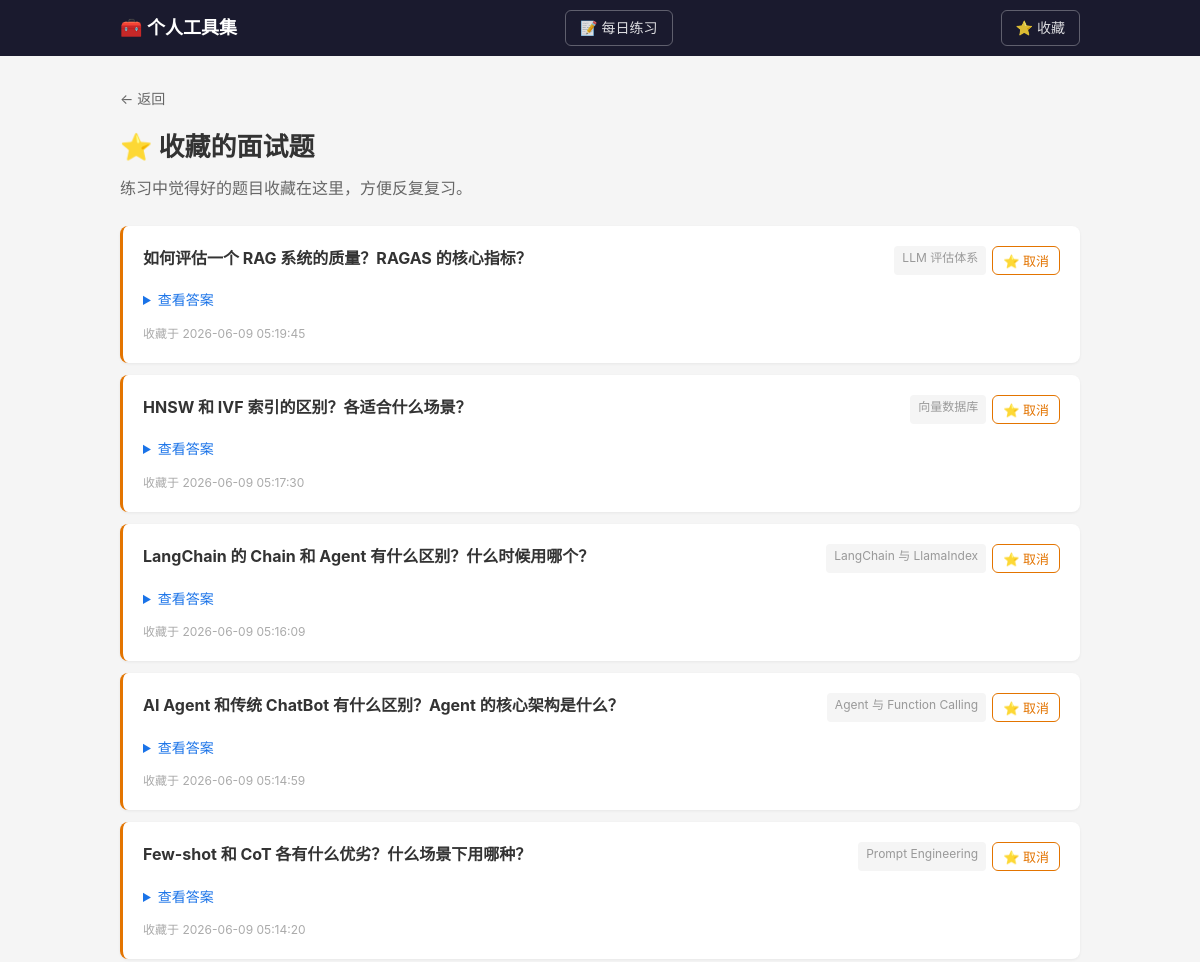
Page /skillset/favorites (upper part) on the earlier database version.
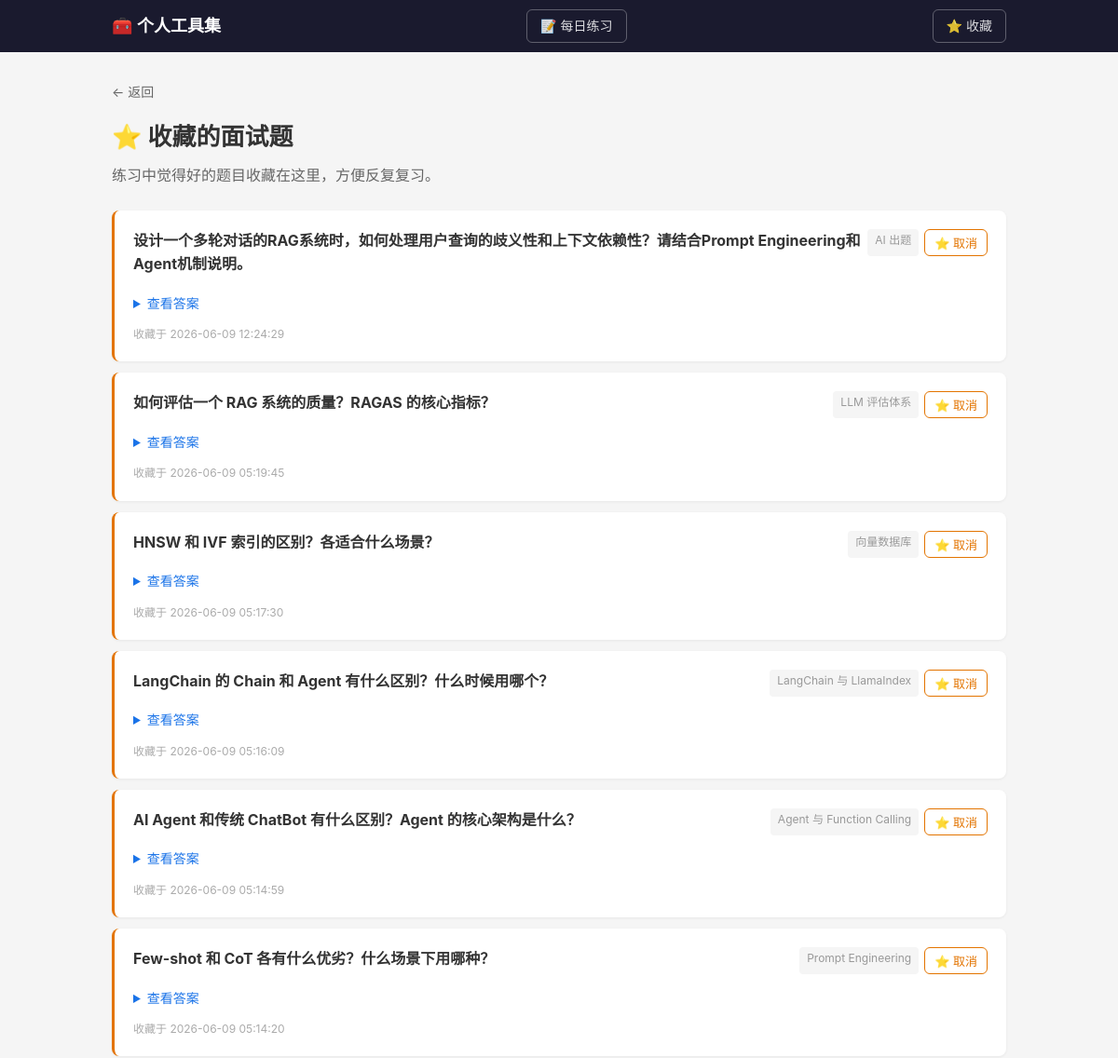
Same page on the later database version.
### tables this page shows
CREATE TABLE favorite (
            id INTEGER PRIMARY KEY AUTOINCREMENT,
            entry_id INTEGER NOT NULL UNIQUE,
            created_at TIMESTAMP DEFAULT CURRENT_TIMESTAMP,
            FOREIGN KEY (entry_id) REFERENCES entry(id) ON DELETE CASCADE
        );

CREATE TABLE entry (
            id INTEGER PRIMARY KEY AUTOINCREMENT,
            stack_id INTEGER NOT NULL,
            title TEXT NOT NULL,
            content TEXT DEFAULT '',
            tags TEXT DEFAULT '',
            entry_type TEXT DEFAULT 'note',
            created_at TIMESTAMP DEFAULT CURRENT_TIMESTAMP,
            updated_at TIMESTAMP DEFAULT CURRENT_TIMESTAMP,
            FOREIGN KEY (stack_id) REFERENCES stack(id) ON DELETE CASCADE
        );

CREATE TABLE stack (
            id INTEGER PRIMARY KEY AUTOINCREMENT,
            tool_id INTEGER NOT NULL,
            name TEXT NOT NULL,
            description TEXT DEFAULT '',
            sort_order INTEGER DEFAULT 0,
            is_deprecated INTEGER DEFAULT 0,
            created_at TIMESTAMP DEFAULT CURRENT_TIMESTAMP, group_name TEXT DEFAULT '',
            FOREIGN KEY (tool_id) REFERENCES tool(id) ON DELETE CASCADE,
            UNIQUE(tool_id, name)
        );

### tools/skillset/routes.py (the view)
@bp.route("/favorites")
def favorite_list():
    favorites = Favorite.get_all()
    return render_template("favorites.html", favorites=favorites)

### app.py (called while the page is built)
@app.template_filter("markdown")
def markdown_filter(text):
    return markdown.markdown(
        text,
        extensions=["fenced_code", "tables", "codehilite"],
    )

### db.py (called while the page is built)
def get_db():
    conn = sqlite3.connect(str(DB_PATH))
    conn.row_factory = sqlite3.Row
    conn.execute("PRAGMA foreign_keys = ON")
    return conn

### tools/skillset/models.py (called while the page is built)
    @staticmethod
    def get_all():
        db = get_db()
        return db.execute(
            'SELECT e.*, s.name as stack_name, f.created_at as fav_at '
            'FROM favorite f JOIN entry e ON f.entry_id = e.id '
            'JOIN stack s ON e.stack_id = s.id '
            'ORDER BY f.created_at DESC'
        ).fetchall()

### templates/skillset/favorites.html (shortened to what this page needs)
{% extends "base.html" %}
{% block content %}
<div class="container">
    <a href="javascript:history.back()" class="back-link">← 返回</a>
    <h1>⭐ 收藏的面试题</h1>
    <p class="desc">练习中觉得好的题目收藏在这里，方便反复复习。</p>
    {% if favorites %}
    <div class="entry-list">
        {% for e in favorites %}
        <div class="entry-item interview-item">
            <div class="entry-header">
                <h3>{{ e.title }}</h3>
                <div class="entry-actions">
                    <span class="fav-stack">{{ e.stack_name }}</span>
                    <form method="POST" action="{{ url_for('.favorite_toggle', entry_id=e.id) }}">
                        <button type="submit" class="btn btn-sm btn-fav-active">⭐ 取消</button>
                    </form>
                </div>
            </div>
            <details class="interview-answer">
                <summary>查看答案</summary>
            </details>
            <div class="entry-meta">收藏于 {{ e.fav_at }}</div>
        </div>
        {% endfor %}
    </div>
    {% else %}
    <p class="empty">还没有收藏的面试题。在答题练习或技术栈页面点击 ⭐ 即可收藏。</p>
    {% endif %}
</div>
{% endblock %}

Differences in the rows shown:
added favorite: title "设计一个多轮对话的RAG系统时，如何处理用户查询的歧义性和上下文依赖性？请结合Prompt Engineering和Agent机制说明。", stack_name "AI 出题", fav_at "2026-06-09 12:24:29"
